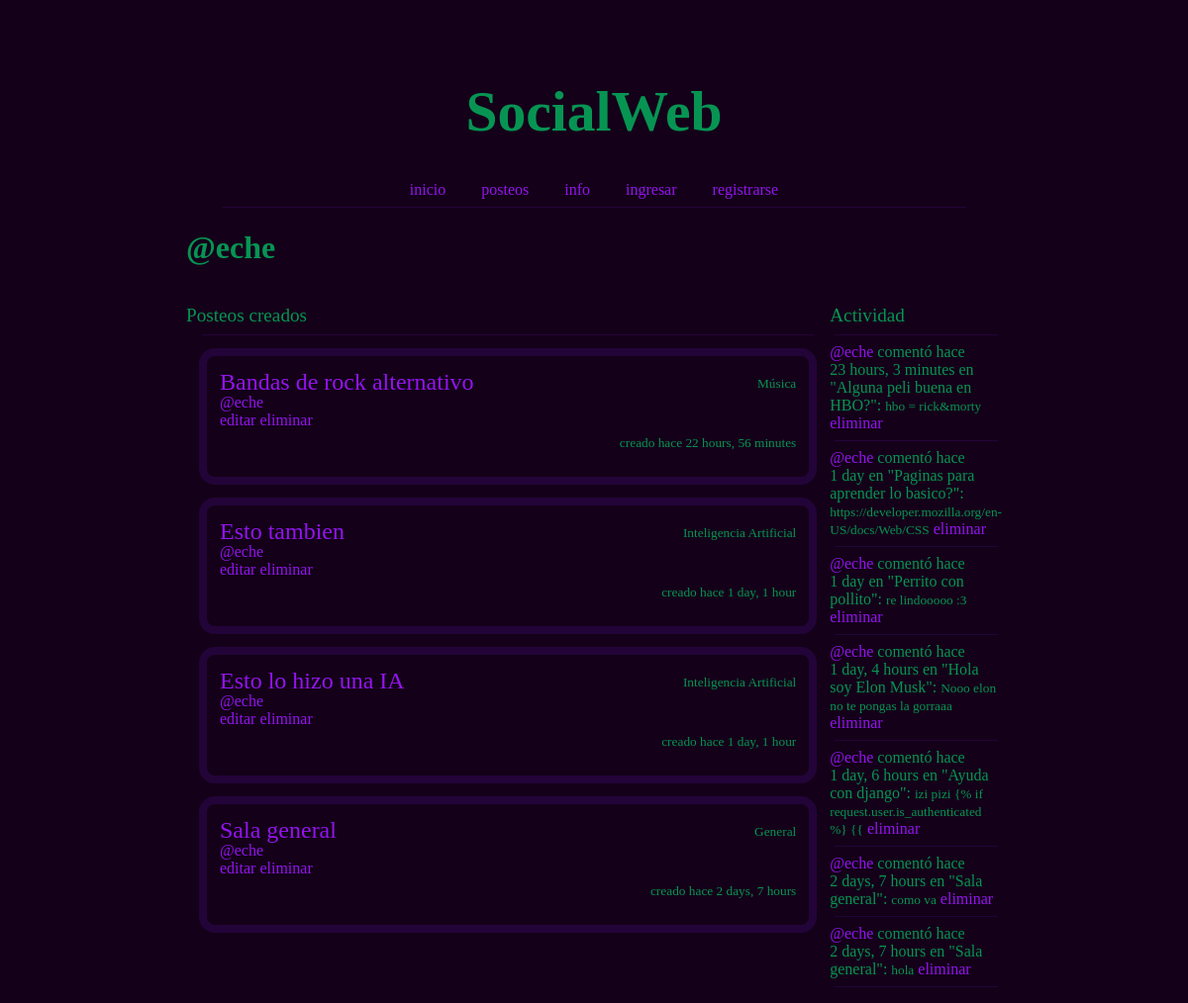
Page /profile/1/ on the committed database.
### core/models.py (models this page shows, shortened)
class Room(models.Model):
    host = models.ForeignKey(User, on_delete=models.SET_NULL, null=True)
    topic = models.ForeignKey(Topic, on_delete=models.SET_NULL, null=True)
    name = models.CharField(max_length=100)
    image = models.ImageField(upload_to='images/', null=True, blank=True)
    description = models.TextField(null=True, blank=True)
    participants = models.ManyToManyField(User, related_name="participants", blank=True)
    updated = models.DateTimeField(auto_now=True)
    created = models.DateTimeField(auto_now_add=True)
    class Meta:
        ordering = ["-updated", "-created"]
    def __str__(self):
        return str(self.name)

class Topic(models.Model):
    name = models.CharField(max_length=200)

class Message(models.Model):
    user = models.ForeignKey(User, on_delete=models.CASCADE)
    room = models.ForeignKey(Room, on_delete=models.CASCADE)
    body = models.TextField()
    updated = models.DateTimeField(auto_now=True)
    created = models.DateTimeField(auto_now_add=True)
    class Meta:
        ordering = ["-updated", "-created"]
    def __str__(self):
        return str(self.body[0:50])

### core/views.py (the view)
# urls.py: path("profile/<str:pk>/", views.user_profile, name="user-profile"),
def user_profile(request, pk):
    user = User.objects.get(id=pk)
    rooms = user.room_set.all()
    room_messages = user.message_set.all()
    topics = Topic.objects.all()
    context = {"user": user, "rooms": rooms, "room_messages": room_messages, "topics": topics}
    return render(request, "core/profile.html", context)

### templates/core/profile.html
{% extends 'core/main.html' %}
{% block content %}
<h1>@{{user.username}}</h1>
<div class="profile-container">
    <div>
        <br>
        <big>Posteos creados</big>
        <br>
        <hr>
        {% include "core/feed_component.html" %}
    </div>
    <div>
        {% include "core/activity_component.html" %}
    </div>
</div>
{% endblock content %}

### templates/core/feed_component.html
<div>
    {% for room in rooms %}
        <div class="room">
            <big class="room-title"><a href="{% url 'room' room.id %}">{{room.name}}</a></big>
            <small class="topic">{{room.topic.name}}</small>
            <br>
            {% if room.host.id %}
            <a href="{% url 'user-profile' room.host.id  %}">@{{room.host.username}}</a>
            {% endif %}
            <br>
            <small class="creation-date">creado hace {{room.created|timesince}}</small>
            {% if request.user == room.host or user.is_staff %}
            <a href="{% url 'update-room' room.id %}">editar</a>
            <a href="{% url 'delete-room' room.id %}">eliminar</a>
            {% endif %}
            <br>
        </div>
    {% endfor %}
</div>

### templates/core/activity_component.html
<br>
<big>Actividad</big>
<hr>
{% for message in room_messages|slice:":10" %}
    <div>
        <a href="{% url 'user-profile' message.user.id %}">@{{message.user}}</a> comentó hace {{message.created|timesince}} en "{{message.room}}":</small>
        <small>{{message}}</small>
        {% if request.user == message.user or user.is_staff %}
        <a href="{% url 'delete-message' message.id %}">eliminar</a>
        {% endif %}
        <hr>
    </div>
{% endfor %}

### templates/core/index.html (style rules this page uses)
html { background: #140019; font: 100% calibri; color: #079453; padding-left: 15%; padding-right: 15%; }
a:link, a:visited { color: #9314ee; text-decoration: none; }
hr { border: 0; height: 1px; width: 95%; background:#230439 }
.topic { display: block; text-align: right; margin-top: -1.25rem; margin-bottom: -1rem; }
.room { margin: 2%; padding: 2%; border: 0.5rem solid #230439; border-radius: 1rem; min-height: 6rem; max-height: 6rem; }
.room-title { font: 150% Calibri; }
.creation-date { display:block; text-align: right; padding-top:1.5rem; margin-bottom: -2.5rem; }
.room-container, .profile-container { display: grid; grid-template-columns: 4fr 1fr; }

### rows in the picture
Room: name "Bandas de rock alternativo", topic.name "Música", host.username "eche", created "22 hours, 56 minutes", shows "editar"
Room: name "Esto tambien", topic.name "Inteligencia Artificial", host.username "eche", created "1 day, 1 hour", shows "editar"
Room: name "Esto lo hizo una IA", topic.name "Inteligencia Artificial", host.username "eche", created "1 day, 1 hour", shows "editar"
Room: name "Sala general", topic.name "General", host.username "eche", created "2 days, 7 hours", shows "editar"
Message: user "eche", created "23 hours, 3 minutes", room "Alguna peli buena en HBO?", body "hbo = rick&morty", shows "eliminar"
Message: user "eche", created "1 day", room "Paginas para aprender lo basico?", body "https://developer.mozilla.org/en-US/docs/Web/CSS", shows "eliminar"
Message: user "eche", created "1 day", room "Perrito con pollito", body "re lindooooo :3", shows "eliminar"
Message: user "eche", created "1 day, 4 hours", room "Hola soy Elon Musk", body "Nooo elon no te pongas la gorraaa", shows "eliminar"
Message: user "eche", created "1 day, 6 hours", room "Ayuda con django", body "izi pizi {% if request.user.is_authenticated %} {{", shows "eliminar"
Message: user "eche", created "2 days, 7 hours", room "Sala general", body "como va", shows "eliminar"
Message: user "eche", created "2 days, 7 hours", room "Sala general", body "hola", shows "eliminar"

### other values in the picture
{{ user.username }} "eche"
